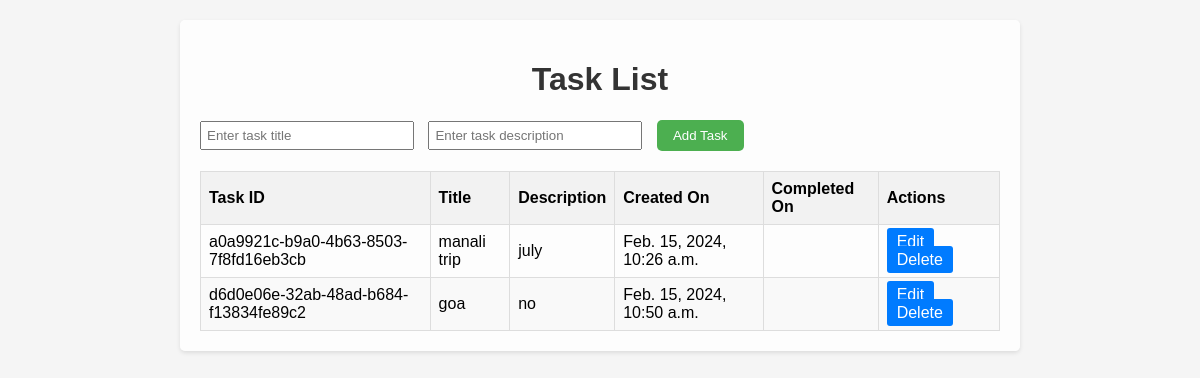
The page / on the database its author committed.
### bottomlevel/models.py (models this page shows)
class bottomlevel(models.Model):
    taskid = models.UUIDField(auto_created =True,primary_key=True,default=uuid.uuid4)
    task_title = models.TextField(max_length=255,blank=False)
    task_description = models.TextField(null=True)
    task_created_on = models.DateTimeField(default=datetime.datetime.now())
    task_ccompleted_on = models.DateTimeField(blank=True,null=True)

### bottomlevel/views.py (the view)
# urls.py: path('', dashboard, name='dashboard'),
def dashboard(request):
    tasks = bottomlevel.objects.all()
    return render(request, 'bottomlevel/dashboard.html', {'tasks': tasks})

### templates/bottomlevel/dashboard.html (shortened to what this page needs)
<!DOCTYPE html>
<html lang="en">
<head>
</head>
<body>
    <div class="container">
        <h1>Task List</h1>
        <form method="POST" action="{% url 'create_task' %}">
            <input type="text" name="task" placeholder="Enter task title" required>
            <input type="text" name="description" placeholder="Enter task description">
            <button type="submit">Add Task</button>
        </form>
        <table>
            <thead>
                <tr>
                    <th>Task ID</th>
                    <th>Title</th>
                    <th>Description</th>
                    <th>Created On</th>
                    <th>Completed On</th>
                    <th>Actions</th>
                </tr>
            </thead>
            <tbody>
                {% for task in tasks %}
                <tr>
                    <td>{{ task.taskid }}</td>
                    <td>{{ task.task_title }}</td>
                    <td>{{ task.task_description }}</td>
                    <td>{{ task.task_created_on }}</td>
                    <td>{{ task.task_completed_on }}</td>
                    <td class="action-links">
                        <a href="{% url 'edit_task' task.taskid %}">Edit</a>
                        <a href="{% url 'delete_task' task.taskid %}">Delete</a>
                    </td>
                </tr>
                {% endfor %}
            </tbody>
        </table>
    </div>
</body>
</html>

### templates/bottomlevel/dashboard.html (style rules this page uses)
body { font-family: Arial, sans-serif; margin: 0; padding: 0; background-color: #f5f5f5; background-image: url('https://example.com/background.jpg'); background-size: cover; background-repeat: no-repeat; background-attachment: fixed; }
.container { max-width: 800px; margin: 20px auto; padding: 20px; background-color: rgba(255, 255, 255, 0.8); border-radius: 5px; box-shadow: 0 2px 4px rgba(0,0,0,0.1); }
h1 { color: #333; text-align: center; }
table { width: 100%; border-collapse: collapse; margin-top: 20px; }
table, th, td { border: 1px solid #ddd; }
th, td { padding: 8px; text-align: left; }
th { background-color: #f2f2f2; }
tr:nth-child(even) { background-color: #f9f9f9; }
form { margin-bottom: 20px; }
form input[type="text"] { padding: 5px; width: 200px; margin-right: 10px; }
form button { padding: 8px 16px; background-color: #4CAF50; color: white; border: none; border-radius: 5px; cursor: pointer; }
.action-links a { margin-right: 5px; text-decoration: none; color: white; background-color: #007bff; padding: 5px 10px; border-radius: 3px; }

### rows shown on the page
bottomlevel: taskid "a0a9921c-b9a0-4b63-8503-7f8fd16eb3cb", task_title "manali trip", task_description "july", task_created_on "Feb. 15, 2024, 10:26 a.m."
bottomlevel: taskid "d6d0e06e-32ab-48ad-b684-f13834fe89c2", task_title "goa", task_description "no", task_created_on "Feb. 15, 2024, 10:50 a.m."
